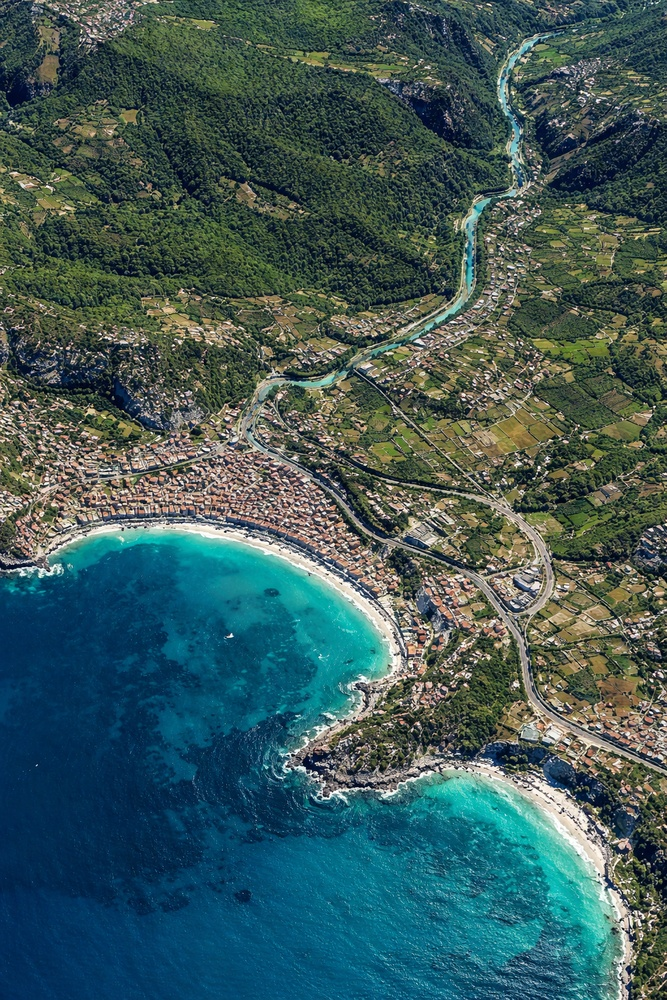
#> input picture unsupervised/Image_segmentation_system/image.jpg, 667 x 1000 px, shrunk from 1024 x 1536 before the run
$ python image_segmentation_system.py
#> lines starting #> are read from the running program, lines starting #| are printed output that depends on the picture
import cv2
import numpy as np
import matplotlib.pyplot as plt
from sklearn.cluster import KMeans

# Step 1: Read image
image = cv2.imread("image.jpg")        # put any medical/satellite image
#> image is the input picture: shape (1000, 667, 3); mean B, G, R 89.9, 90.1, 61.8
image = cv2.cvtColor(image, cv2.COLOR_BGR2RGB)

# Step 2: Reshape image into pixels
pixel_values = image.reshape((-1, 3))
pixel_values = np.float32(pixel_values)

# Step 3: Apply K-Means clustering
kmeans = KMeans(n_clusters=3, random_state=42)
labels = kmeans.fit_predict(pixel_values)

# Step 4: Replace pixel values with cluster center values
centers = np.uint8(kmeans.cluster_centers_)
segmented_image = centers[labels]
segmented_image = segmented_image.reshape(image.shape)
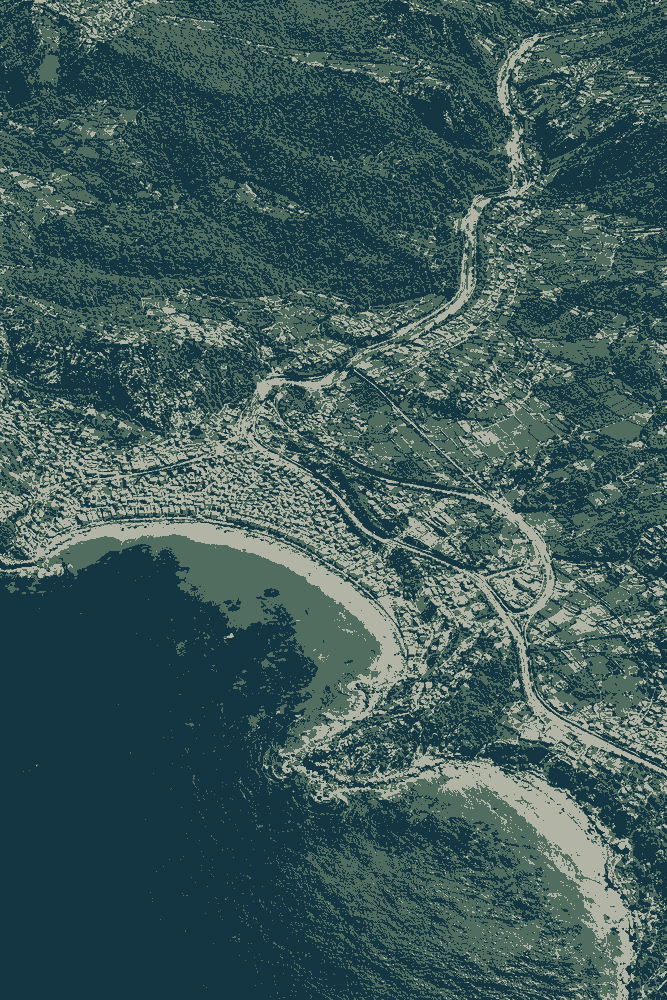
#> segmented_image: shape (1000, 667, 3); mean R, G, B 61, 89.3, 89.2

# Step 5: Display results
plt.figure(figsize=(10,5))
plt.subplot(1,2,1)
plt.title("Original Image")
plt.imshow(image)
plt.axis("off")

plt.subplot(1,2,2)
plt.title("Segmented Image")
plt.imshow(segmented_image)
plt.axis("off")

plt.show()
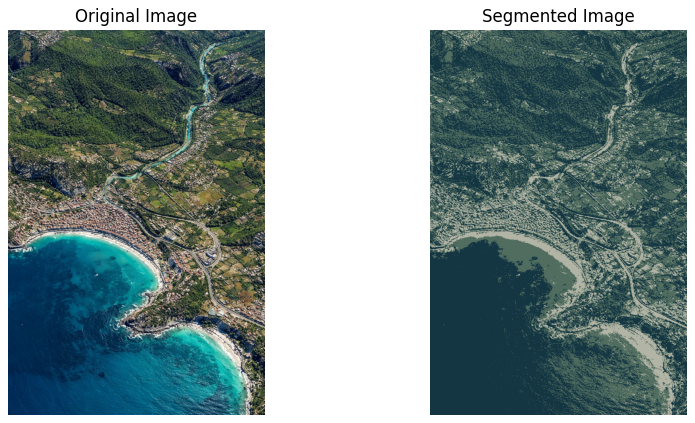
#> figure drawn by matplotlib, 2 panels
